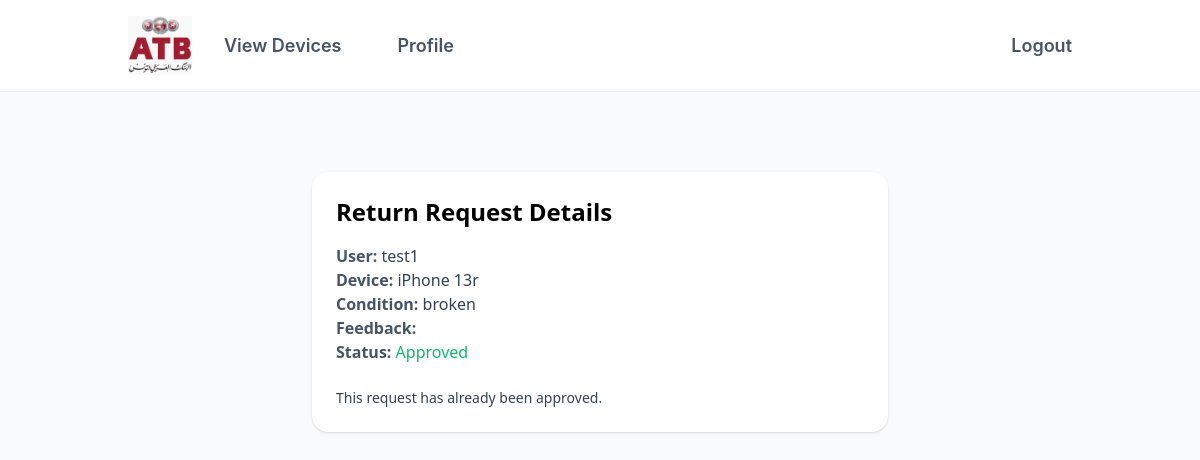
Page /requests/approve/return/15/ (signed in) on the earlier database version.
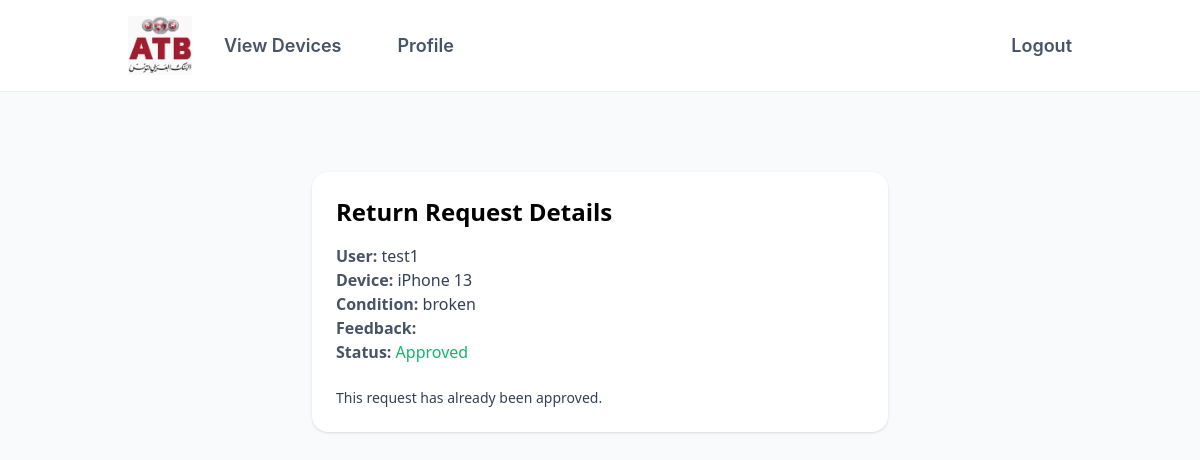
Same page on the later database version.
### b_requests/models.py (models this page shows, shortened)
class ReturnRequest(models.Model):
    class Condition(models.TextChoices):
        GOOD = 'good', 'Good'
        BROKEN = 'broken', 'Broken'
        MISSING = 'missing', 'Missing'
    class Review(models.TextChoices):
        APPROVED = 'approved', 'Approved'
        PENDING = 'pending', 'Pending'
        REJECTED = 'rejected', 'Rejected'
    borrower = models.ForeignKey(User, on_delete=models.CASCADE, related_name='return_requests')
    device = models.ForeignKey(Device, on_delete=models.CASCADE, related_name='return_requests')
    date_returned = models.DateTimeField(auto_now_add=True)
    condition = models.CharField(max_length=20, choices=Condition.choices, default=Condition.GOOD)
    feedback = models.TextField(blank=True, null=True)
    review = models.CharField(max_length=20, choices=Review.choices, default=Review.PENDING)
    date_reviewed = models.DateTimeField(null=True, blank=True)
    seen = models.BooleanField(default=False)

### devices/models.py (models this page shows, shortened)
class Device(models.Model):
    class Status(models.TextChoices):
        AVAILABLE = 'available', 'Available'
        BORROWED = 'borrowed', 'Borrowed'
        BROKEN = 'broken', 'Broken'
        MISSING = 'missing', 'Missing'
    name = models.CharField(max_length=100)
    type = models.CharField(max_length=50)
    dimension = models.CharField(max_length=50)
    status = models.CharField(
        max_length=20,
        choices=Status.choices,
        default=Status.AVAILABLE,
    )
    location = models.CharField(max_length=100, default='Admin')
    creation_date = models.DateTimeField(auto_now_add=True)

### b_requests/views.py (the view, shortened to what this page needs)
# urls.py: path('approve/return/<int:pk>/', views.return_detail_view, name='return-detail'),
@staff_member_required
def return_detail_view(request, pk):
    return_request = get_object_or_404(ReturnRequest, pk=pk)
    context = {
        'request_obj': return_request
    }
    return render(request, 'b_requests/return_request_detail.html', context)

### b_requests/context_processors.py (called while the page is built)
def unseen_request_counts(request):
    if not request.user.is_authenticated:
        return {}
    unseen_borrows = BorrowRequest.objects.filter(borrower=request.user, seen=False).count()
    unseen_returns = ReturnRequest.objects.filter(borrower=request.user, seen=False).count()
    return {
        'unseen_borrows': unseen_borrows,
        'unseen_returns': unseen_returns,
    }

### b_requests/templates/b_requests/return_request_detail.html (shortened to what this page needs)
{% extends "base.html" %}
{% block content %}
<div class="max-w-xl mx-auto mt-20 p-6 bg-white rounded-2xl shadow">
  <h2 class="text-2xl font-bold mb-4">Return Request Details</h2>
  <ul class="mb-6">
    <li class="text-atb-g-700"><strong class="text-atb-g-600">User:</strong> {{ request_obj.borrower.username }}</li>
    <li class="text-atb-g-700"><strong class="text-atb-g-600">Device:</strong> {{ request_obj.device.name }}</li>
    <li class="text-atb-g-700"><strong class="text-atb-g-600">Condition:</strong> {{ request_obj.condition }}</li>
    <li class="text-atb-g-700"><strong class="text-atb-g-600">Feedback:</strong> {{ request_obj.feedback }}</li>
    <li class="text-atb-g-700"><strong class="text-atb-g-600">Status:</strong>
      {% if request_obj.review == 'approved' %}
        <span class="text-atb-s-500">Approved</span>
        {% elif request_obj.review == 'pending' %}
        <span class="text-atb-w-500">Pending</span>
        {% else %}
        <span class="text-atb-e-500">Rejected</span>
        {% endif %}
    </li>
  </ul>
  <form method="post">
    {% if request_obj.review == 'pending' %}
      <button name="approve" type="submit" class="bg-atb-s-500 hover:bg-atb-s-400 text-white px-4 py-2 rounded mr-4">
        Approve
      </button>
      <button name="reject" type="submit" class="bg-atb-e-500 hover:bg-atb-e-400 text-white px-4 py-2 rounded">
        Reject
      </button>
    {% else %}
        {% if request_obj.review == 'approved' %}
        <p class="text-sm text-atb-g-700">This request has already been approved.</p>
        {% else %}
        <p class="text-sm text-atb-g-700">This request has already been rejected.</p>
        {% endif %}
    {% endif %}
  </form>
</div>
{% endblock %}

Differences in the rows shown:
changed ReturnRequest "broken": device.name "iPhone 13r" → "iPhone 13"
